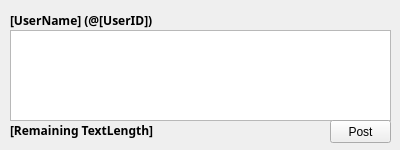
<?xml version="1.0" encoding="UTF-8"?>
<ui version="4.0">
 <class>Form</class>
 <widget class="QWidget" name="Form">
  <property name="geometry">
   <rect>
    <x>0</x>
    <y>0</y>
    <width>400</width>
    <height>150</height>
   </rect>
  </property>
  <property name="minimumSize">
   <size>
    <width>400</width>
    <height>150</height>
   </size>
  </property>
  <property name="maximumSize">
   <size>
    <width>400</width>
    <height>150</height>
   </size>
  </property>
  <property name="windowTitle">
   <string>Form</string>
  </property>
  <widget class="QLabel" name="UserInformation">
   <property name="geometry">
    <rect>
     <x>10</x>
     <y>10</y>
     <width>221</width>
     <height>20</height>
    </rect>
   </property>
   <property name="font">
    <font>
     <family>游ゴシック</family>
     <weight>75</weight>
     <italic>false</italic>
     <bold>true</bold>
    </font>
   </property>
   <property name="layoutDirection">
    <enum>Qt::LeftToRight</enum>
   </property>
   <property name="text">
    <string>[UserName] (@[UserID])</string>
   </property>
  </widget>
  <widget class="QLabel" name="TextLengthIndicator">
   <property name="geometry">
    <rect>
     <x>10</x>
     <y>120</y>
     <width>151</width>
     <height>20</height>
    </rect>
   </property>
   <property name="font">
    <font>
     <family>游ゴシック</family>
     <weight>75</weight>
     <italic>false</italic>
     <bold>true</bold>
    </font>
   </property>
   <property name="layoutDirection">
    <enum>Qt::LeftToRight</enum>
   </property>
   <property name="text">
    <string>[Remaining TextLength]</string>
   </property>
  </widget>
  <widget class="QLabel" name="label">
   <property name="geometry">
    <rect>
     <x>300</x>
     <y>30</y>
     <width>90</width>
     <height>90</height>
    </rect>
   </property>
   <property name="text">
    <string/>
   </property>
  </widget>
  <widget class="QTextEdit" name="PostEditor">
   <property name="geometry">
    <rect>
     <x>10</x>
     <y>30</y>
     <width>381</width>
     <height>91</height>
    </rect>
   </property>
  </widget>
  <widget class="QPushButton" name="PostButton">
   <property name="geometry">
    <rect>
     <x>330</x>
     <y>120</y>
     <width>61</width>
     <height>23</height>
    </rect>
   </property>
   <property name="text">
    <string>Post</string>
   </property>
  </widget>
 </widget>
 <resources/>
 <connections/>
</ui>
